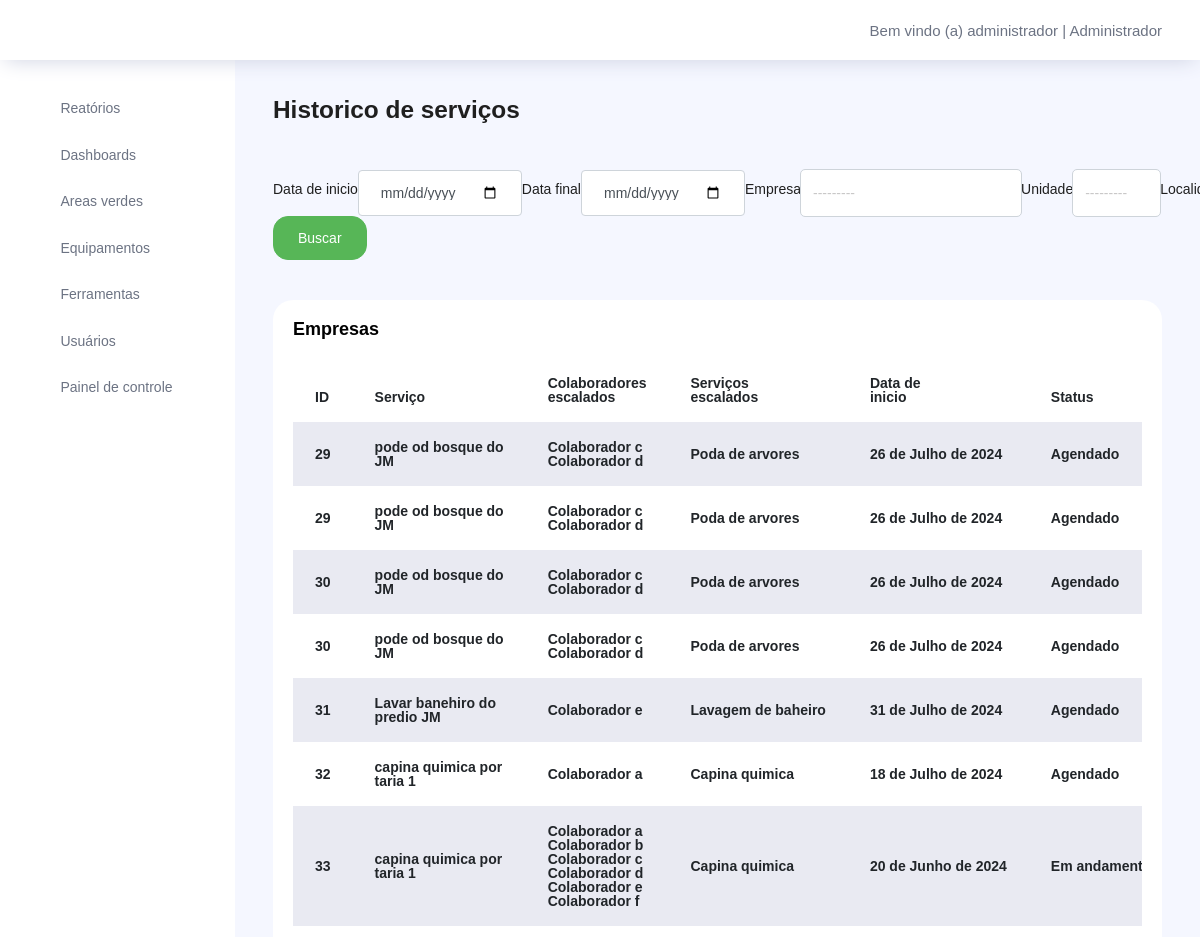
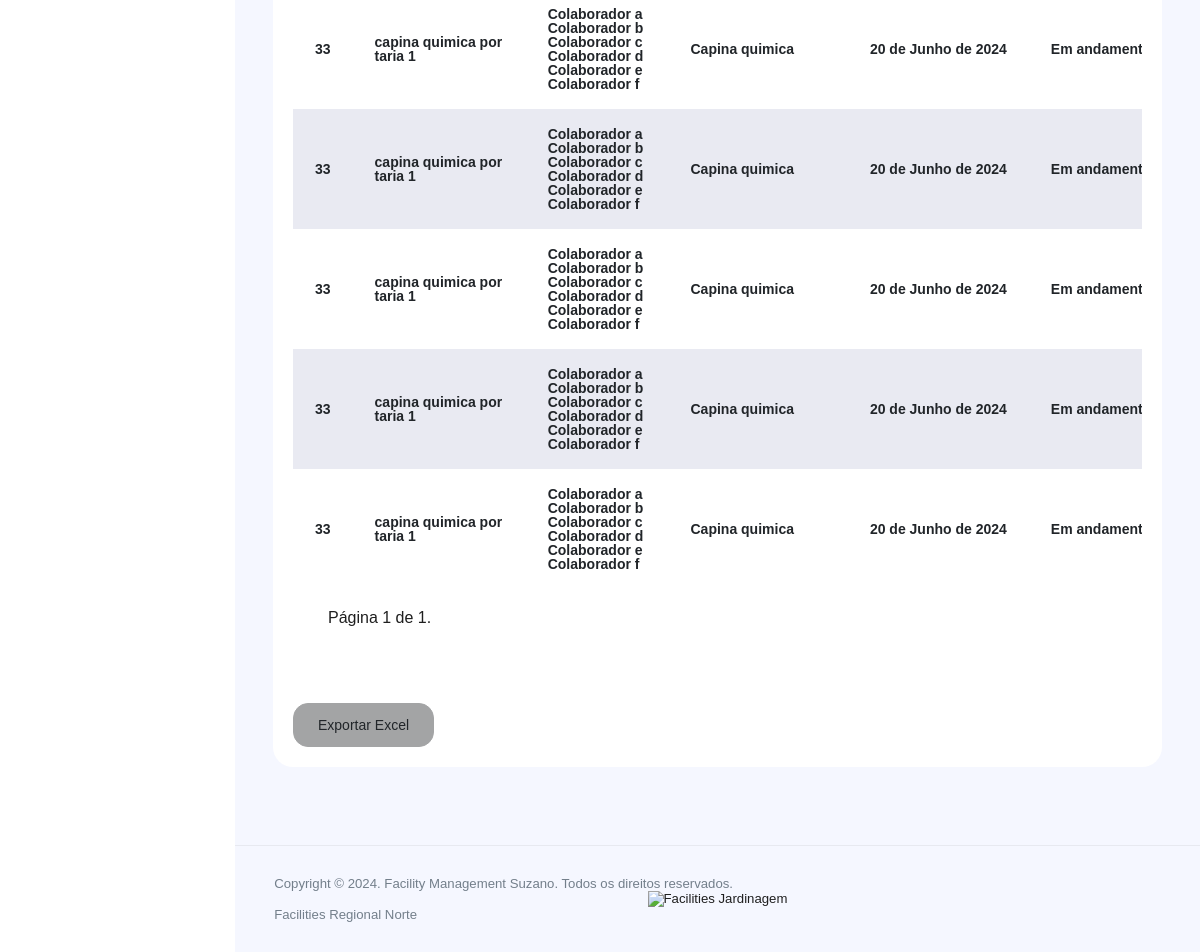
Screenshot of /relatorio-de-servicos-planejados/ (signed in) with the database file from the repository (2 pictures, top to bottom).
### unidadee/models.py (models this page shows)
class Unidade(models.Model):
    id_random = models.IntegerField(
        unique=True,
        default=generate_id_random
    )
    unidade = models.CharField(
        max_length=100,
        blank=False,
        null=False,
        unique=True
    )
    link = models.CharField(
        max_length=150,
        blank=False,
        null=False
    )
    status_options = [
        ('Mobilizado', 'Mobilizado'),
        ('Desmobilizado', 'Desmobilizado'),
        ('Desmobilizacao Permanente', 'Desmobilizacao Permanente')
    ]
    status = models.CharField(
        max_length=60,
        blank=False,
        null=False,
        choices=status_options,
        default='Mobilizado'
    )
    def __str__(self):
        return self.unidade

### servico/models.py (models this page shows, shortened)
class FatoServico(models.Model):
    servico = models.ForeignKey(
        to=Servicos,
        null=False,
        blank=False,
        on_delete=models.CASCADE,
        related_name="servicooriginal"
    )
    data_hora_chegada_na_area = models.DateTimeField(
        blank=False,
        null=False
    )
    equipamentos_usados = models.ForeignKey(
        to=EquipamentoDisponivel,
        blank=False,
        null=False,
        on_delete=models.CASCADE,
        related_name="equipamentodisponiveloriginal"
    )
    ferramentas_usados = models.ForeignKey(
        to=FerramentaDisponivel,
        default='',
        blank=True,
        null=True,
        on_delete=models.CASCADE,
        related_name="ferramentadisponiveloriginal"
    )
    data_hora_retorno_area = models.DateTimeField(
        blank=False,
        null=False
    )
    material_usado = models.ForeignKey(
        to=Materiais,
        blank=True,
        null=True,
        on_delete=models.CASCADE,
        related_name='materiaisusados'
    )
    servico_aplicado = models.ForeignKey(
        to=CatalogoServicos,
        null=False,
        blank=False,
        on_delete=models.CASCADE
    )
    quantidade = models.FloatField(
        blank=True,
        null=True
    )
    tipo_options = [
        ('Proprio', 'Proprio'),
        ('Terceirizado', 'Terceirizado'),
    ]
    tipo = models.CharField(
        max_length=60,
        blank=False,
        null=False,
        choices=tipo_options,
        default='Proprio'
    )
    colaborador = models.ForeignKey(
        to=Colaborador,
        blank=False,
        null=True,
        on_delete=models.CASCADE,
        related_name='colaboradorservico'
    )

class Servicos(models.Model):
    id_random = models.IntegerField(
        unique=True,
        default=generate_id_random
    )
    servicos_escalados = models.ManyToManyField(
        to=CatalogoServicos,
        blank=False,
        null=False,
        related_name="catalogoservicooriginal",
    )
    descricao_servico = models.TextField(
        max_length = 100,
        blank=False,
        null=False,
    )
    data_inicio = models.DateField(
        blank=False,
        null=False,
    )
    colaboradores_escalados = models.ManyToManyField(
        to=Colaborador,
        blank=False,
        null=False,
        related_name="colaboradoresoriginais",
    )
    area = models.ForeignKey(
        to=Jardins,
        blank=False,
        null=False,
        on_delete=models.CASCADE,
        related_name='areaoriginais'
    )
    status_options = [
        ('Agendado', 'Agendado'),
        ('Cancelado', 'Cancelado'),
        ('Em andamento', 'Em andamento'),
        ('Concluido', 'Concluido')
    ]
    status = models.CharField(
        max_length=60,
        blank=False,
        null=False,
        choices=status_options,
        default='Agendado'
    )
    foto_inicio = models.ImageField(
        upload_to="media/%Y/%m/%d/",
        blank=True,
        max_length=500
    )
    foto = models.ImageField(
        upload_to="media/%Y/%m/%d/",
        blank=True,
        max_length=500
    )
    data_conclusao = models.DateField(
        blank=True,
        null=True
    )
    prest_options = [
        ('Regular', 'Regular'),
        ('Extra', 'Extra'),
        ('Outros', 'Outros'),
    ]
    tipo_servico = models.CharField(
        max_length=60,
        blank=False,
        null=False,
        choices=prest_options,
        default='Regular'
    )

### colaborador/models.py (models this page shows, shortened)
class Colaborador(AbstractBaseUser, PermissionsMixin):
    id_random = models.IntegerField(
        unique=True,
        default=generate_id_random
    )
    nome = models.CharField(
        max_length=100,
        blank=False,
        null=False,
        unique=True
    )
    email = models.EmailField(
        max_length=100,
        blank=True,
        null=True,
        unique=True,
    )
    funcao = models.CharField(
        max_length=100,
        blank=False,
        null=False
    )
    atividades = models.TextField()
    gerente = models.ManyToManyField(
        to=Gerente,
        blank=False,
        null=False,
        related_name='gestororigem'
    )
    status_options = [
        ('Mobilizado', 'Mobilizado'),
        ('Desmobilizado', 'Desmobilizado'),
        ('Desmobilizacao Permanente', 'Desmobilizacao Permanente')
    ]
    status = models.CharField(
        max_length=60,
        blank=False,
        null=False,
        choices=status_options,
        default='Mobilizado'
    )
    is_active = models.BooleanField(default=False)
    is_admin = models.BooleanField(default=False)
    groups = models.ManyToManyField(
        Group,
        related_name='colaborador_set',  # Renomeia o acessor reverso
        blank=True,
    )
    user_permissions = models.ManyToManyField(
        Permission,
        related_name='colaborador_permissions_set',  # Renomeia o acessor reverso
        blank=True,
    )
    objects = ColaboradorManager()
    USERNAME_FIELD = 'email'
    REQUIRED_FIELDS = ['nome', 'funcao', 'gestor']

### catalogoservico/models.py (models this page shows, shortened)
class CatalogoServicos(models.Model):
    id_random = models.IntegerField(
        unique=True,
        default=generate_id_random
    )
    servico = models.CharField(
        max_length=60,
        blank=False,
        null=False
    )
    status_options = [
        ('Mobilizado', 'Mobilizado'),
        ('Desmobilizado', 'Desmobilizado'),
        ('Desmobilizacao Permanente', 'Desmobilizacao Permanente')
    ]
    status = models.CharField(
        max_length=60,
        blank=False,
        null=False,
        choices=status_options,
        default='Mobilizado'
    )
    empresa = models.ForeignKey(
        to=Empresa,
        on_delete=models.CASCADE,
        null=False,
        blank=False,
        related_name="catalogoservicoempresa"
    )
    class Meta:
        unique_together = ('servico', 'empresa',)

### dashboards/views.py (the view, shortened to what this page needs)
# urls.py: path('relatorio-de-servicos-planejados/', relatoriodeservicosplanejados,
def relatoriodeservicosplanejados(request):
    login_type = request.session['login_type']
    id = request.session['login_id']
    block = block_view(
        request,
        login_type=login_type,
        id=id
    )
    if block == True:
        return redirect('logout')
    empresas = None
    unidades = None
    localidades = None
    negocios = None
    datastart = None
    datafim = None
    dados = colect_dados_planejamento().filter(
        status_servico__in = ["Agendado", "Em andamento"]
    )[:50]
    forms_filtro = FiltroTableForms()
    elementos_paginados = paginate(
        request=request,
        data_objects=dados,
        per_page=20
    )
    return render(request, 'controle/dashboards/relatorio_de_servicos_concluidos.html',
                  {'elementos_paginados': elementos_paginados,
                   'forms_filtro': forms_filtro,
                   'empresas': empresas,
                   'unidades': unidades,
                   'localidades': localidades,
                   'negocios':negocios,
                   'datastart': datastart,
                   'datafim': datafim
                   }
    )

### templates/controle/dashboards/relatorio_de_servicos_concluidos.html (shortened to what this page needs)
{% load static %}
<!DOCTYPE html>
<html lang="en">
{% include 'partials/_header.html' %}
<body>
  <div class="container-scroller">
    {% include 'partials/_barra_superior.html' %}
    <div class="container-fluid page-body-wrapper">
      {% include 'partials/_menu_lateral.html' %}
      <div class="main-panel">
        <div class="content-wrapper">
          <div class="row">
            <div class="col-md-12 grid-margin">
              <div class="row">
                <div class="col-12 col-xl-8 mb-4 mb-xl-0">
                  <h3 class="font-weight-bold">Historico de serviços</h3>
                </div>
              </div>
            </div>
          </div>
          <form id="formulariodebusca" method="POST" class="form-inline grid-margin stretch-card" enctype="multipart/form-data">
            <div class="form-group">
                <div class="form-inline">
                  {% for field in forms_filtro.visible_fields %}
                    <div class="form-inline">
                      <label for="{{ field.id_for_label }}" >
                        {{ field.label }}
                      </label>
                      {{ field }}
                    </div>
                  {% endfor %}
                </div>
            </div>
            <div>
              <button type="submit" class="btn btn-success">Buscar</button>
            </div>
          </form>
          <div class="row">
            <div class="col-md-12 grid-margin stretch-card">
              <div class="card">
                <div class="card-body">
                  <h4 class="card-title">Empresas {{ unidade }}</h4>
                  <div class="table-responsive">
                    <table class="table table-striped table-borderless">
                      <thead>
                        <tr>
                          <th>ID</th>
                          <th>Serviço</th>
                          <th>Colaboradores</br>escalados</th>
                          <th>Serviços</br>escalados</th>
                          <th>Data de</br>inicio</th>
                          <th>Status</th>
                        </tr>
                      </thead>
                      <tbody>
                        {% for dado in elementos_paginados %}
                          <tr>
                            <td class="font-weight-medium" >{{ dado.id }}</td>
                            <td class="font-weight-medium" id="gestor-funcoes-{{ forloop.counter }}">{{ dado.servico.descricao_servico }}</td>
                            <td class="font-weight-medium">
                                {% for colaborador in dado.servico.colaboradores_escalados.all %}
                                    {{ colaborador.nome }}<br>
                                {% endfor %}
                            </td>
                            <td class="font-weight-medium">
                              {% for servico  in dado.servico.servicos_escalados.all %}
                                <div id="servico-{{ forloop.counter }}">
                                  {{ servico.servico }}<br>
                                </div>
                              {% endfor %}
                            </td>
                            <td class="font-weight-medium" >{{ dado.servico.data_inicio }}</td>
                            <td class="font-weight-medium" >{{ dado.servico.status }}</td>
                          </tr>
                        {% endfor %}
                      </tbody>
                    </table>
                    {% include 'partials/_paginate.html' %}
                  </div>
                  <div class="mt-3" >
                    <a href="{% url 'exportar_excel_planejado' type id datastart datafim empresas unidades localidades negocios %}">
                      <button type="button" class="btn btn-secondary"> Exportar Excel </button>
                    </a>
                  </div>
                </div>
              </div>
            </div>
          </div>
        </div>
        {% include 'partials/_footer.html' %}
      </div>
    </div>
  </div>
</body>
</html>

### rows the page displays
Unidade: visible_fields "---------"
FatoServico: id "29", servico.descricao_servico "pode od bosque do", servico.data_inicio "26 de Julho de 2024", servico.status "Agendado"
Colaborador: nome "Colaborador c"
Colaborador: nome "Colaborador d"
CatalogoServicos: servico "Poda de arvores"
FatoServico: id "30", servico.descricao_servico "pode od bosque do", servico.data_inicio "26 de Julho de 2024", servico.status "Agendado"
FatoServico: id "31", servico.descricao_servico "Lavar banehiro do", servico.data_inicio "31 de Julho de 2024", servico.status "Agendado"
Colaborador: nome "Colaborador e"
CatalogoServicos: servico "Lavagem de baheiro"
FatoServico: id "32", servico.descricao_servico "capina quimica por", servico.data_inicio "18 de Julho de 2024", servico.status "Agendado"
Colaborador: nome "Colaborador a"
CatalogoServicos: servico "Capina quimica"
FatoServico: id "33", servico.descricao_servico "capina quimica por", servico.data_inicio "20 de Junho de 2024", servico.status "Em…"
Colaborador: nome "Colaborador b"
Colaborador: nome "Colaborador f"

### other values shown
{{ nome }} "administrador"
{{ type }} "Administrador"
{{ field.label }} "Data de inicio" "Data final" "Empresa" "Unidade"
{{ elementos_paginados.number }} "1"
{{ elementos_paginados.paginator.num_pages }} "1"
